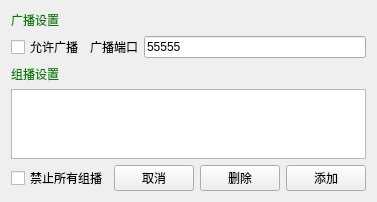
<?xml version="1.0" encoding="UTF-8"?>
<ui version="4.0">
 <class>SAKUdpDeviceController</class>
 <widget class="QWidget" name="SAKUdpDeviceController">
  <property name="geometry">
   <rect>
    <x>0</x>
    <y>0</y>
    <width>362</width>
    <height>182</height>
   </rect>
  </property>
  <property name="windowTitle">
   <string>UDP高级设置</string>
  </property>
  <layout class="QGridLayout" name="gridLayout_2">
   <item row="1" column="2">
    <widget class="QLineEdit" name="broadcastPortLineEdit">
     <property name="text">
      <string notr="true">55555</string>
     </property>
    </widget>
   </item>
   <item row="1" column="0">
    <widget class="QCheckBox" name="broadcastCheckBox">
     <property name="text">
      <string>允许广播</string>
     </property>
    </widget>
   </item>
   <item row="1" column="1">
    <widget class="QLabel" name="label_8">
     <property name="text">
      <string>广播端口</string>
     </property>
    </widget>
   </item>
   <item row="4" column="0" colspan="3">
    <widget class="QFrame" name="frame">
     <property name="styleSheet">
      <string notr="true">QFrame{
border:none
}</string>
     </property>
     <property name="frameShape">
      <enum>QFrame::StyledPanel</enum>
     </property>
     <property name="frameShadow">
      <enum>QFrame::Raised</enum>
     </property>
     <layout class="QGridLayout" name="gridLayout">
      <property name="leftMargin">
       <number>0</number>
      </property>
      <property name="topMargin">
       <number>0</number>
      </property>
      <property name="rightMargin">
       <number>0</number>
      </property>
      <property name="bottomMargin">
       <number>0</number>
      </property>
      <item row="0" column="3">
       <widget class="QPushButton" name="deletePushButton">
        <property name="text">
         <string>删除</string>
        </property>
       </widget>
      </item>
      <item row="0" column="4">
       <widget class="QPushButton" name="addPushButton">
        <property name="text">
         <string>添加</string>
        </property>
       </widget>
      </item>
      <item row="0" column="2">
       <widget class="QPushButton" name="cancelPushButton">
        <property name="text">
         <string>取消</string>
        </property>
       </widget>
      </item>
      <item row="0" column="0">
       <spacer name="horizontalSpacer">
        <property name="orientation">
         <enum>Qt::Horizontal</enum>
        </property>
        <property name="sizeHint" stdset="0">
         <size>
          <width>40</width>
          <height>20</height>
         </size>
        </property>
       </spacer>
      </item>
      <item row="0" column="1">
       <widget class="QCheckBox" name="multicastCheckBox">
        <property name="text">
         <string>禁止所有组播</string>
        </property>
       </widget>
      </item>
     </layout>
    </widget>
   </item>
   <item row="3" column="0" colspan="3">
    <widget class="QListWidget" name="listWidget"/>
   </item>
   <item row="2" column="0">
    <widget class="QLabel" name="label_9">
     <property name="styleSheet">
      <string notr="true">QLabel{
    color:green
}</string>
     </property>
     <property name="text">
      <string>组播设置</string>
     </property>
    </widget>
   </item>
   <item row="0" column="0">
    <widget class="QLabel" name="label">
     <property name="styleSheet">
      <string notr="true">QLabel{
    color:green
}</string>
     </property>
     <property name="text">
      <string>广播设置</string>
     </property>
    </widget>
   </item>
  </layout>
 </widget>
 <resources/>
 <connections/>
</ui>
